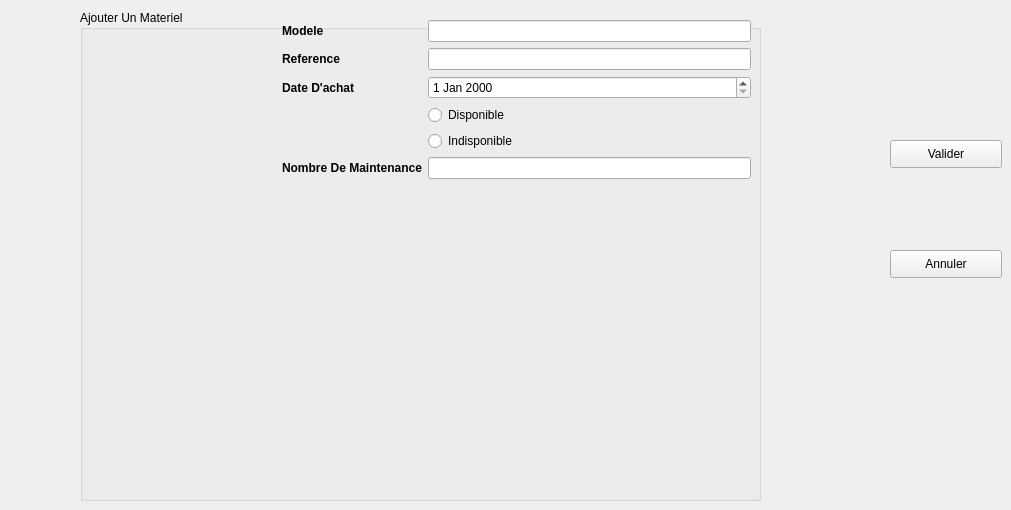
        <widget class="QWidget" name="ajouterequipement">
         <attribute name="title">
          <string>Ajouter equipement</string>
         </attribute>
         <widget class="QGroupBox" name="groupBox_5">
          <property name="geometry">
           <rect>
            <x>80</x>
            <y>10</y>
            <width>681</width>
            <height>491</height>
           </rect>
          </property>
          <property name="title">
           <string>Ajouter Un Materiel</string>
          </property>
         </widget>
         <widget class="QPushButton" name="pushButton_valider">
          <property name="geometry">
           <rect>
            <x>890</x>
            <y>140</y>
            <width>112</width>
            <height>28</height>
           </rect>
          </property>
          <property name="text">
           <string>Valider</string>
          </property>
          <property name="icon">
           <iconset>
            <normaloff>../../../icons/check.png</normaloff>../../../icons/check.png</iconset>
          </property>
         </widget>
         <widget class="QPushButton" name="pushButton_annuler">
          <property name="geometry">
           <rect>
            <x>890</x>
            <y>250</y>
            <width>112</width>
            <height>28</height>
           </rect>
          </property>
          <property name="text">
           <string>Annuler</string>
          </property>
          <property name="icon">
           <iconset>
            <normaloff>../../../icons/not check.png</normaloff>../../../icons/not check.png</iconset>
          </property>
         </widget>
         <widget class="QWidget" name="formLayoutWidget">
          <property name="geometry">
           <rect>
            <x>240</x>
            <y>20</y>
            <width>511</width>
            <height>471</height>
           </rect>
          </property>
          <layout class="QFormLayout" name="formLayout_7">
           <property name="horizontalSpacing">
            <number>6</number>
           </property>
           <property name="verticalSpacing">
            <number>6</number>
           </property>
           <property name="leftMargin">
            <number>42</number>
           </property>
           <property name="topMargin">
            <number>0</number>
           </property>
           <property name="rightMargin">
            <number>0</number>
           </property>
           <property name="bottomMargin">
            <number>0</number>
           </property>
           <item row="0" column="0">
            <widget class="QLabel" name="label_102">
             <property name="font">
              <font>
               <weight>75</weight>
               <bold>true</bold>
              </font>
             </property>
             <property name="text">
              <string>Modele</string>
             </property>
            </widget>
           </item>
           <item row="0" column="1">
            <widget class="QLineEdit" name="lineEdit_modele"/>
           </item>
           <item row="1" column="0">
            <widget class="QLabel" name="label_103">
             <property name="font">
              <font>
               <weight>75</weight>
               <bold>true</bold>
              </font>
             </property>
             <property name="text">
              <string>Reference</string>
             </property>
            </widget>
           </item>
           <item row="1" column="1">
            <widget class="QLineEdit" name="lineEdit_ref"/>
           </item>
           <item row="2" column="0">
            <widget class="QLabel" name="label_104">
             <property name="font">
              <font>
               <weight>75</weight>
               <bold>true</bold>
              </font>
             </property>
             <property name="text">
              <string>Date D'achat</string>
             </property>
            </widget>
           </item>
           <item row="3" column="1">
            <widget class="QRadioButton" name="radioButton_dispo">
             <property name="text">
              <string>Disponible</string>
             </property>
            </widget>
           </item>
           <item row="4" column="1">
            <widget class="QRadioButton" name="radioButton_indis">
             <property name="text">
              <string>Indisponible</string>
             </property>
            </widget>
           </item>
           <item row="2" column="1">
            <widget class="QDateEdit" name="dateEdit_achat"/>
           </item>
           <item row="5" column="1">
            <widget class="QLineEdit" name="lineEdit_nombre_maintenance"/>
           </item>
           <item row="5" column="0">
            <widget class="QLabel" name="label_105">
             <property name="font">
              <font>
               <weight>75</weight>
               <bold>true</bold>
              </font>
             </property>
             <property name="text">
              <string>Nombre De Maintenance</string>
             </property>
            </widget>
           </item>
          </layout>
         </widget>
        </widget>
